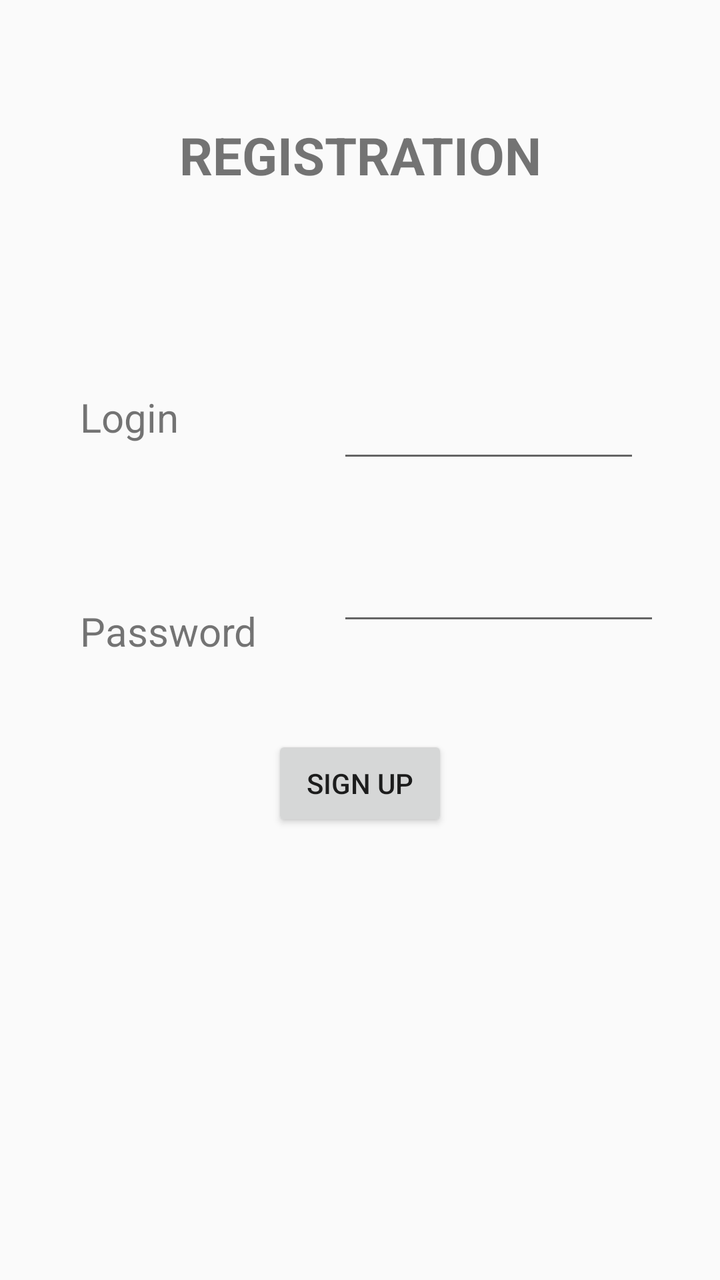
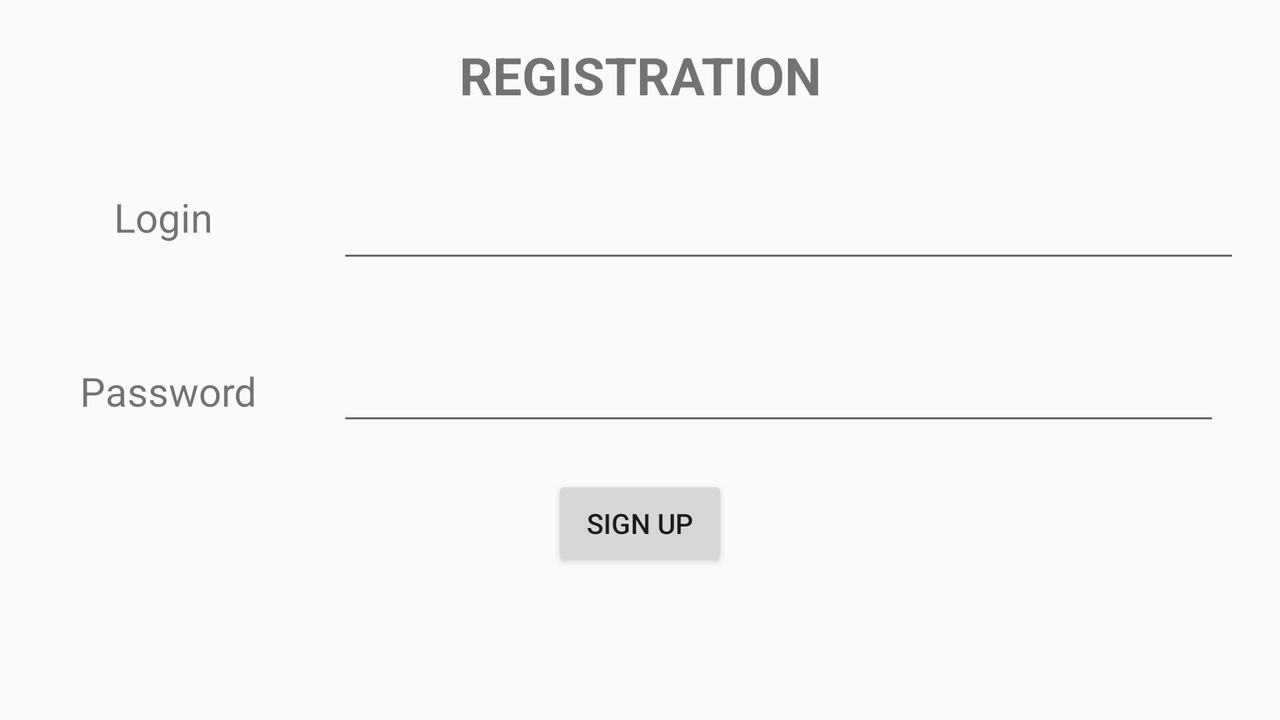

The same Android screen from two of the app's own layout files: first res/layout/ as a phone draws it, then the author's variant for another configuration, drawn on a device whose configuration selects that folder. Both files follow.
<!-- AndroidManifest.xml: application theme AppTheme -->
<!-- res/layout/registration_form.xml -->
<?xml version="1.0" encoding="utf-8"?>
<RelativeLayout xmlns:android="http://schemas.android.com/apk/res/android"
    android:layout_width="match_parent"
    android:layout_height="match_parent"
    android:orientation="vertical">

    <TextView
        android:id="@+id/registration_message"
        android:layout_width="wrap_content"
        android:layout_height="wrap_content"
        android:layout_centerHorizontal="true"
        android:gravity="center_horizontal"
        android:padding="@dimen/text_view_padding_registration"
        android:text="@string/registration"
        android:textSize="@dimen/text_view_size"
        android:textStyle="bold" />

    <TextView

        android:id="@+id/login"
        android:layout_width="wrap_content"
        android:layout_height="wrap_content"
        android:layout_below="@id/registration_message"
        android:padding="@dimen/text_view_padding"
        android:text="@string/login"
        android:textSize="@dimen/login_text_size" />

    <EditText
        android:id="@+id/enter_login"
        android:layout_width="@dimen/edit_width_login"
        android:layout_height="wrap_content"
        android:layout_alignParentEnd="true"
        android:layout_below="@+id/registration_message"
        android:layout_marginRight="@dimen/text_view_padding"
        android:layout_marginTop="@dimen/text_view_padding"
        android:layout_toEndOf="@+id/password"
        android:gravity="right"
        android:maxLength="10" />

    <TextView
        android:id="@+id/password"
        android:layout_width="wrap_content"
        android:layout_height="wrap_content"
        android:layout_below="@id/login"
        android:padding="@dimen/dimen_padding_vertical"
        android:text="@string/password"
        android:textSize="@dimen/login_text_size" />

    <EditText
        android:id="@+id/enter_password"
        android:layout_width="@dimen/edit_width_login"
        android:layout_height="wrap_content"
        android:layout_alignParentEnd="true"
        android:layout_below="@+id/enter_login"
        android:layout_marginRight="@dimen/edit_margin_vertical"
        android:layout_marginTop="@dimen/dimen_padding_vertical"
        android:layout_toEndOf="@id/password"
        android:gravity="right"
        android:inputType="textWebPassword"
        android:maxLength="10"/>

    <Button
        android:id="@+id/button_registration"
        android:layout_width="wrap_content"
        android:layout_height="wrap_content"
        android:layout_below="@+id/enter_password"
        android:layout_centerHorizontal="true"
        android:layout_marginTop="@dimen/edit_margin_top"
        android:text="@string/sign_up" />

</RelativeLayout>
<!-- resources referenced by this layout -->
<resources>
  <dimen name="dimen_padding_vertical">40dp</dimen>
  <dimen name="edit_margin_top">50dp</dimen>
  <dimen name="edit_margin_vertical">30dp</dimen>
  <dimen name="edit_width_login">30dp</dimen>
  <dimen name="login_text_size">20sp</dimen>
  <dimen name="text_view_padding">40dp</dimen>
  <dimen name="text_view_padding_registration">60dp</dimen>
  <dimen name="text_view_size">26sp</dimen>
  <string name="login">Login</string>
  <string name="password">Password</string>
  <string name="registration">REGISTRATION</string>
  <string name="sign_up">Sign up</string>
  <style name="AppTheme" parent="Theme.AppCompat.Light.DarkActionBar">
          
  
          <item name="colorPrimary">@color/colorPrimary</item>
          <item name="colorPrimaryDark">@color/colorPrimaryDark</item>
          <item name="colorAccent">@color/colorAccent</item>
          <item name="windowActionModeOverlay">true</item>
          <item name="preferenceTheme">@style/PreferenceThemeOverlay</item>
  
      </style>
  <color name="colorPrimary">#1E90FF</color>
  <color name="colorPrimaryDark">#4169E1</color>
  <color name="colorAccent">#FF4081</color>
</resources>
<!-- res/layout-land/registration_form.xml (the author's variant of the layout above) -->
<!-- drawn on the phone turned sideways -->
<?xml version="1.0" encoding="utf-8"?>
<RelativeLayout xmlns:android="http://schemas.android.com/apk/res/android"
    android:layout_width="match_parent"
    android:layout_height="match_parent"
    android:orientation="vertical">

    <TextView
        android:id="@+id/registration_message"
        android:layout_width="wrap_content"
        android:layout_height="wrap_content"
        android:layout_centerHorizontal="true"
        android:gravity="center_horizontal"
        android:padding="@dimen/button_margin_vertical"
        android:text="@string/registration"
        android:textSize="@dimen/text_view_size"
        android:textStyle="bold" />

    <EditText
        android:id="@+id/enter_login"
        android:layout_width="@dimen/edit_width_login"
        android:layout_height="wrap_content"
        android:layout_alignParentEnd="true"
        android:layout_below="@+id/registration_message"
        android:layout_marginRight="@dimen/text_view_padding"
        android:layout_marginTop="@dimen/text_view_padding"
        android:layout_toEndOf="@+id/password"
        android:gravity="right"
        android:maxLength="10" />

    <TextView
        android:id="@+id/password"
        android:layout_width="wrap_content"
        android:layout_height="wrap_content"
        android:layout_below="@id/login"
        android:padding="@dimen/dimen_padding_vertical"
        android:text="@string/password"
        android:textSize="@dimen/login_text_size" />

    <EditText
        android:id="@+id/enter_password"
        android:layout_width="@dimen/edit_width_login"
        android:layout_height="wrap_content"
        android:layout_alignParentEnd="true"
        android:layout_below="@+id/enter_login"
        android:layout_marginRight="@dimen/edit_margin_vertical"
        android:layout_marginTop="@dimen/dimen_padding_vertical"
        android:layout_toEndOf="@id/password"
        android:gravity="right"
        android:inputType="textWebPassword"
        android:maxLength="10"/>

    <Button
        android:id="@+id/button_registration"
        android:layout_width="wrap_content"
        android:layout_height="wrap_content"
        android:layout_below="@+id/enter_password"
        android:layout_centerHorizontal="true"
        android:layout_marginTop="@dimen/button_margin_vertical"
        android:text="@string/sign_up" />

    <TextView
        android:id="@+id/login"
        android:layout_width="wrap_content"
        android:layout_height="wrap_content"
        android:padding="@dimen/text_view_padding"
        android:text="@string/login"
        android:textSize="@dimen/login_text_size"
        android:layout_below="@+id/registration_message"
        android:layout_alignParentStart="true"
        android:layout_marginStart="37dp" />

</RelativeLayout>
<!-- resources referenced by the variant -->
<!-- as the phone turned sideways resolves them -->
<resources>
  <dimen name="button_margin_vertical">20dp</dimen>
  <dimen name="dimen_padding_vertical">40dp</dimen>
  <dimen name="edit_margin_vertical">30dp</dimen>
  <dimen name="edit_width_login">30dp</dimen>
  <dimen name="login_text_size">20sp</dimen>
  <!-- from res/values-land/ -->
  <dimen name="text_view_padding">20dp</dimen>
  <dimen name="text_view_size">26sp</dimen>
  <string name="login">Login</string>
  <string name="password">Password</string>
  <string name="registration">REGISTRATION</string>
  <string name="sign_up">Sign up</string>
  <style name="AppTheme" parent="Theme.AppCompat.Light.DarkActionBar">
          
  
          <item name="colorPrimary">@color/colorPrimary</item>
          <item name="colorPrimaryDark">@color/colorPrimaryDark</item>
          <item name="colorAccent">@color/colorAccent</item>
          <item name="windowActionModeOverlay">true</item>
          <item name="preferenceTheme">@style/PreferenceThemeOverlay</item>
  
      </style>
  <color name="colorPrimary">#1E90FF</color>
  <color name="colorPrimaryDark">#4169E1</color>
  <color name="colorAccent">#FF4081</color>
</resources>
